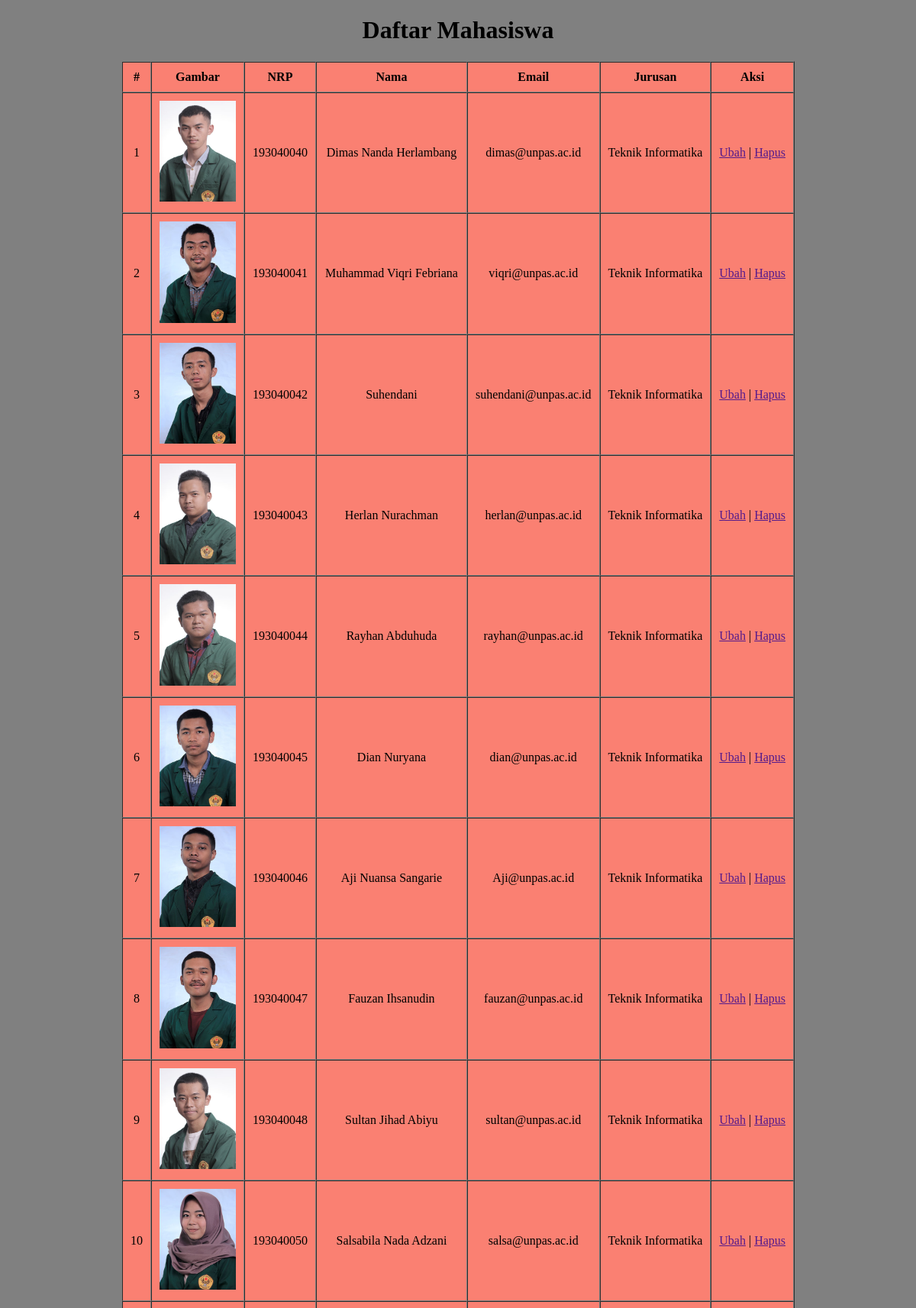
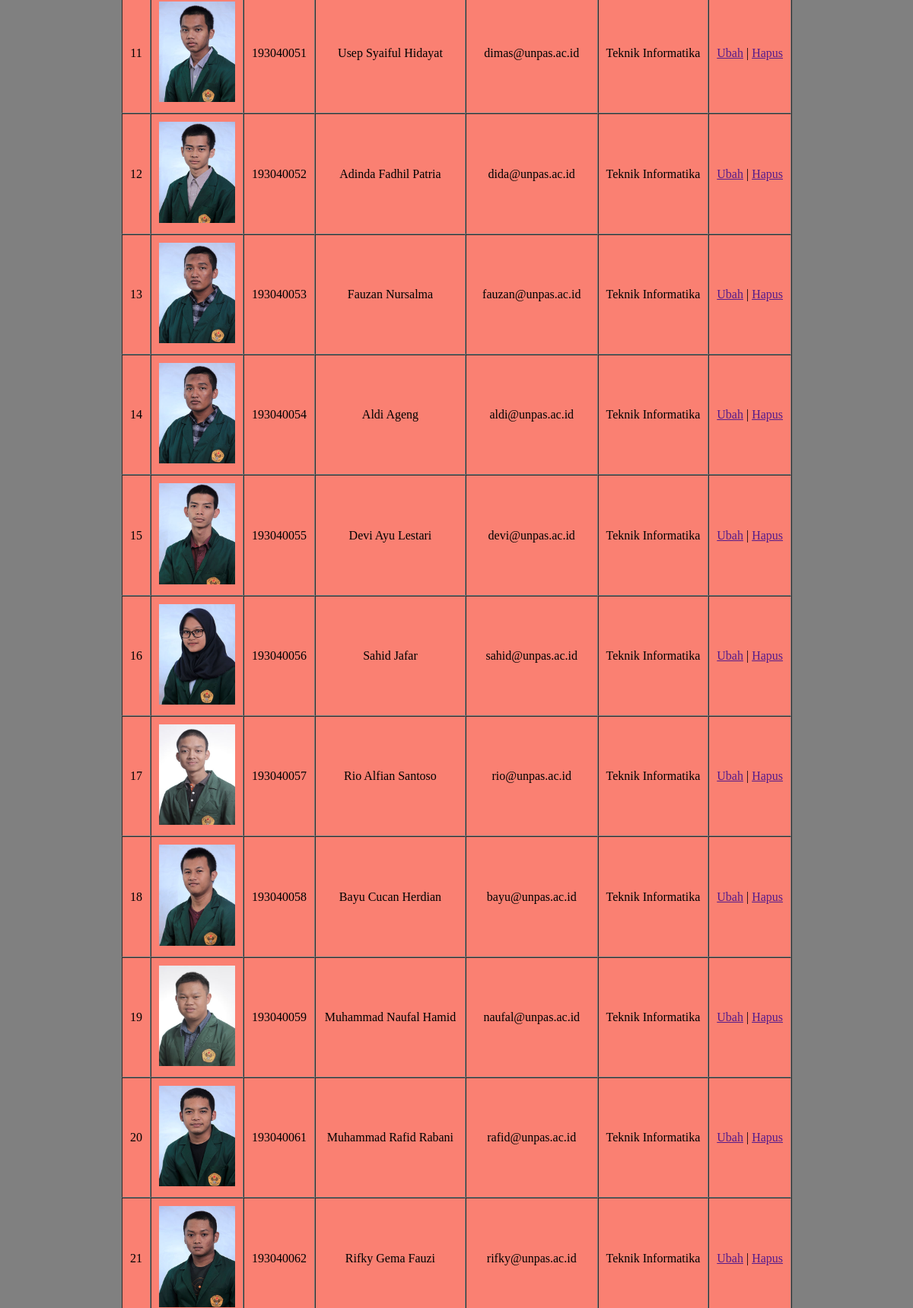
Screenshot of /pertemuan10/latihan1.php (upper part) with the database file from the repository (2 pictures, top to bottom).
### tables this page shows
CREATE TABLE `mahasiswa` (
  `ID` int(11) NOT NULL,
  `NAMA` varchar(50) NOT NULL,
  `NRP` char(9) NOT NULL,
  `EMAIL` varchar(50) NOT NULL,
  `JURUSAN` varchar(50) NOT NULL,
  `GAMBAR` varchar(50) NOT NULL
);

### pertemuan10/latihan1.php (the view, shortened to what this page needs)
<?php
$conn = mysqli_connect('localhost', 'root', '', 'pw_193040070');
$result = mysqli_query($conn, "SELECT * FROM mahasiswa");
$rows = [];
while ($row = mysqli_fetch_assoc($result)) {
  $rows[] = $row;
}
$mahasiswa = $rows;
?>
<!DOCTYPE html>
<html lang="en">
<head>
  <link rel="stylesheet" href="css/style.css">
</head>
<body>
  <h1>Daftar Mahasiswa</h1>
  <table border="1" cellpadding="10" cellspacing="0" align="center">
    <tr>
      <th>#</th>
      <th>Gambar</th>
      <th>NRP</th>
      <th>Nama</th>
      <th>Email</th>
      <th>Jurusan</th>
      <th>Aksi</th>
    </tr>
    <?php $i = 1;
    foreach ($mahasiswa as $mhs) : ?>
      <tr>
        <td>
          <?= $i++; ?></td>
        <td><img src="img/<?= $mhs['GAMBAR']; ?>">
        </td>
        <td><?= $mhs['NRP']; ?></td>
        <td><?= $mhs['NAMA']; ?></td>
        <td><?= $mhs['EMAIL']; ?></td>
        <td><?= $mhs["JURUSAN"]; ?></td>
        <td>
          <a href="">Ubah</a> | <a href="">Hapus</a>
        </td>
      </tr>
    <?php endforeach; ?>
  </table>
</body>
</html>

### pertemuan10/css/style.css (style rules this page uses)
body { background-color: grey; }
body img { width: 100px; }
h1 { text-align: center; }
table { text-align: center; background-color: salmon; }

### rows the page displays
mahasiswa: GAMBAR (picture), NRP "193040040", NAMA "Dimas Nanda Herlambang", EMAIL "dimas@unpas.ac.id", JURUSAN "Teknik Informatika"
mahasiswa: GAMBAR (picture), NRP "193040041", NAMA "Muhammad Viqri Febriana", EMAIL "viqri@unpas.ac.id", JURUSAN "Teknik Informatika"
mahasiswa: GAMBAR (picture), NRP "193040042", NAMA "Suhendani", EMAIL "suhendani@unpas.ac.id", JURUSAN "Teknik Informatika"
mahasiswa: GAMBAR (picture), NRP "193040043", NAMA "Herlan Nurachman", EMAIL "herlan@unpas.ac.id", JURUSAN "Teknik Informatika"
mahasiswa: GAMBAR (picture), NRP "193040044", NAMA "Rayhan Abduhuda", EMAIL "rayhan@unpas.ac.id", JURUSAN "Teknik Informatika"
mahasiswa: GAMBAR (picture), NRP "193040045", NAMA "Dian Nuryana", EMAIL "dian@unpas.ac.id", JURUSAN "Teknik Informatika"
mahasiswa: GAMBAR (picture), NRP "193040046", NAMA "Aji Nuansa Sangarie", EMAIL "Aji@unpas.ac.id", JURUSAN "Teknik Informatika"
mahasiswa: GAMBAR (picture), NRP "193040047", NAMA "Fauzan Ihsanudin", EMAIL "fauzan@unpas.ac.id", JURUSAN "Teknik Informatika"
mahasiswa: GAMBAR (picture), NRP "193040048", NAMA "Sultan Jihad Abiyu", EMAIL "sultan@unpas.ac.id", JURUSAN "Teknik Informatika"
mahasiswa: GAMBAR (picture), NRP "193040050", NAMA "Salsabila Nada Adzani", EMAIL "salsa@unpas.ac.id", JURUSAN "Teknik Informatika"
mahasiswa: GAMBAR (picture), NRP "193040051", NAMA "Usep Syaiful Hidayat", EMAIL "dimas@unpas.ac.id", JURUSAN "Teknik Informatika"
mahasiswa: GAMBAR (picture), NRP "193040052", NAMA "Adinda Fadhil Patria", EMAIL "dida@unpas.ac.id", JURUSAN "Teknik Informatika"
mahasiswa: GAMBAR (picture), NRP "193040053", NAMA "Fauzan Nursalma", EMAIL "fauzan@unpas.ac.id", JURUSAN "Teknik Informatika"
mahasiswa: GAMBAR (picture), NRP "193040054", NAMA "Aldi Ageng", EMAIL "aldi@unpas.ac.id", JURUSAN "Teknik Informatika"
mahasiswa: GAMBAR (picture), NRP "193040055", NAMA "Devi Ayu Lestari", EMAIL "devi@unpas.ac.id", JURUSAN "Teknik Informatika"
mahasiswa: GAMBAR (picture), NRP "193040056", NAMA "Sahid Jafar", EMAIL "sahid@unpas.ac.id", JURUSAN "Teknik Informatika"
mahasiswa: GAMBAR (picture), NRP "193040057", NAMA "Rio Alfian Santoso", EMAIL "rio@unpas.ac.id", JURUSAN "Teknik Informatika"
mahasiswa: GAMBAR (picture), NRP "193040058", NAMA "Bayu Cucan Herdian", EMAIL "bayu@unpas.ac.id", JURUSAN "Teknik Informatika"
mahasiswa: GAMBAR (picture), NRP "193040059", NAMA "Muhammad Naufal Hamid", EMAIL "naufal@unpas.ac.id", JURUSAN "Teknik Informatika"
mahasiswa: GAMBAR (picture), NRP "193040061", NAMA "Muhammad Rafid Rabani", EMAIL "rafid@unpas.ac.id", JURUSAN "Teknik Informatika"
mahasiswa: GAMBAR (picture), NRP "193040062", NAMA "Rifky Gema Fauzi", EMAIL "rifky@unpas.ac.id", JURUSAN "Teknik Informatika"
